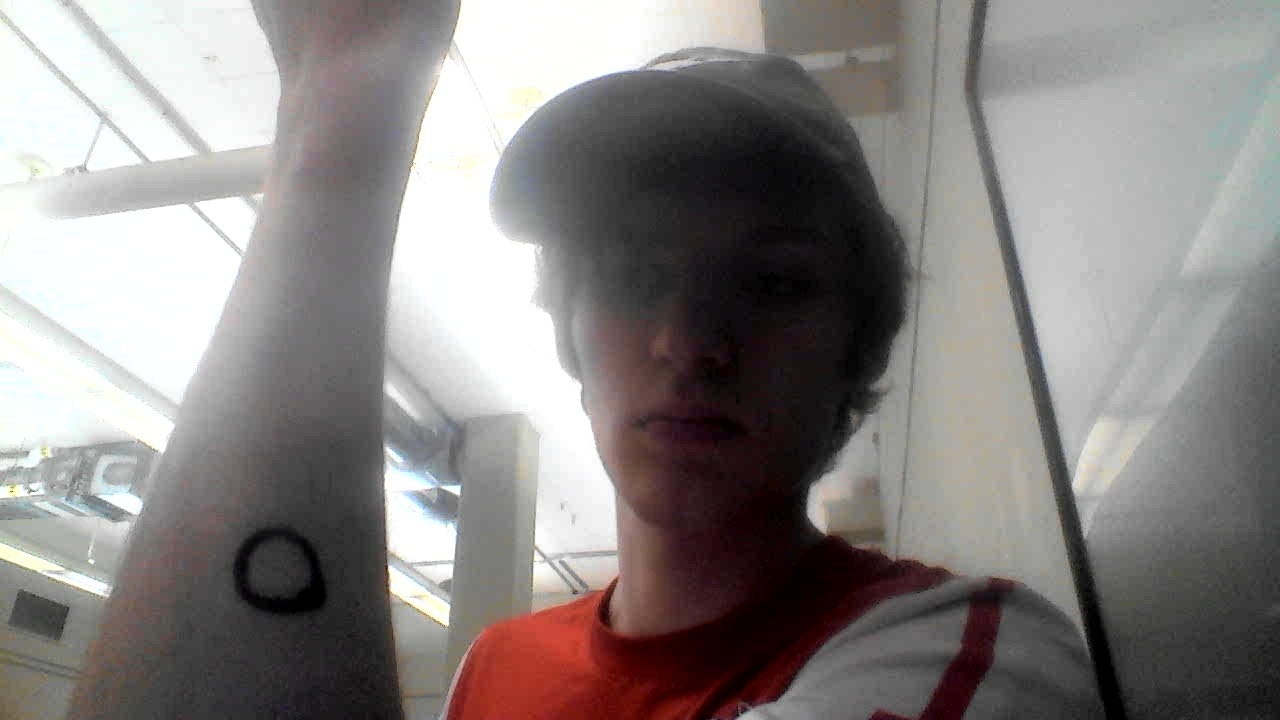
#> input picture images/img.jpg, 1280 x 720 px, given in place of the camera
$ python testWithCamera.py
#> lines starting #> are read from the running program, lines starting #| are printed output that depends on the picture; after the words box and inside, x2 and y2 are one past the last pixel; in counts of white or black regions, pixels touching at a corner belong together
#!/usr/bin/env python
import cv2
import numpy as np
from rich.traceback import install
from meca import Meca

install()
# Initialize camera

def main():
    camera = cv2.VideoCapture(0)
    out = cv2.VideoWriter('output.avi', -1, 20.0, (640,480))
    #meca = Meca()

    while True:
        # Capture frame from camera
        ret, frame = camera.read()
#> frame is the input picture: shape (720, 1280, 3); mean B, G, R 131.1, 132.4, 137.4
        if not ret:
            break
        gray = cv2.cvtColor(frame, cv2.COLOR_BGR2GRAY)
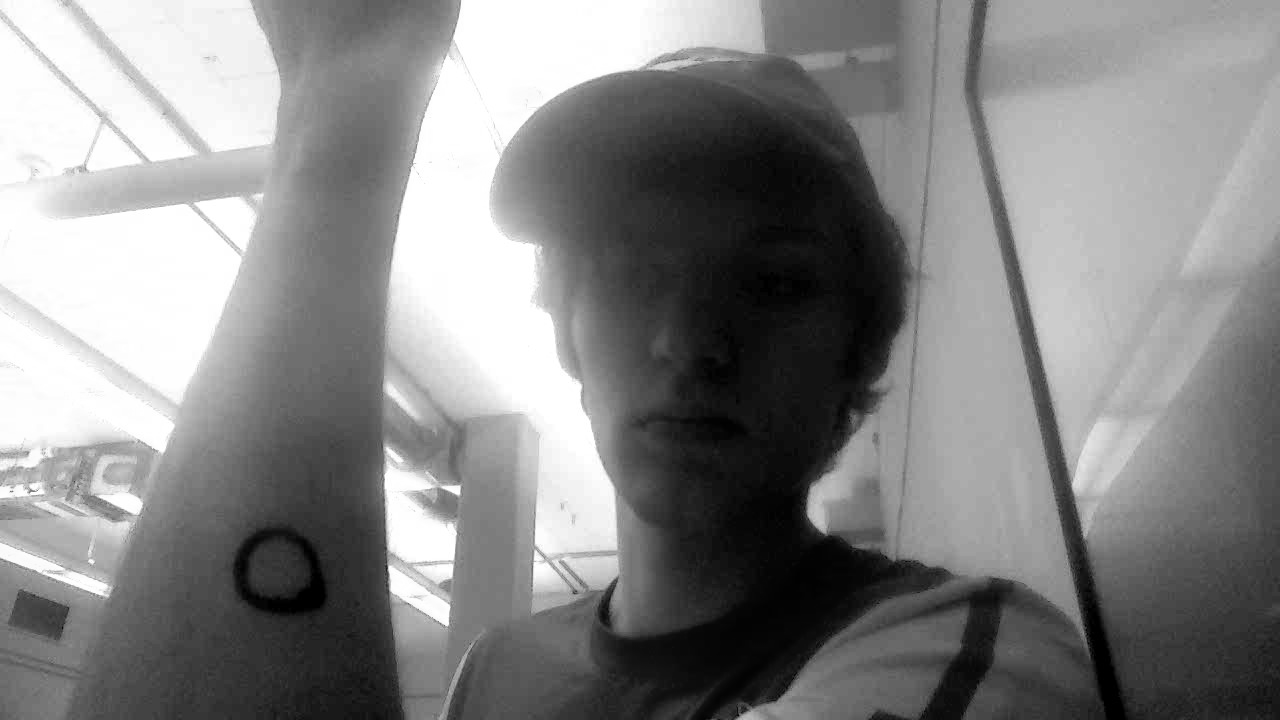
#> gray: shape (720, 1280); min 0, max 255, mean 133.7

        # Apply threshold to isolate red color
        low_red = np.array([0, 0, 180])
        high_red = np.array([100, 100, 255])
        mask = cv2.inRange(frame, low_red, high_red)
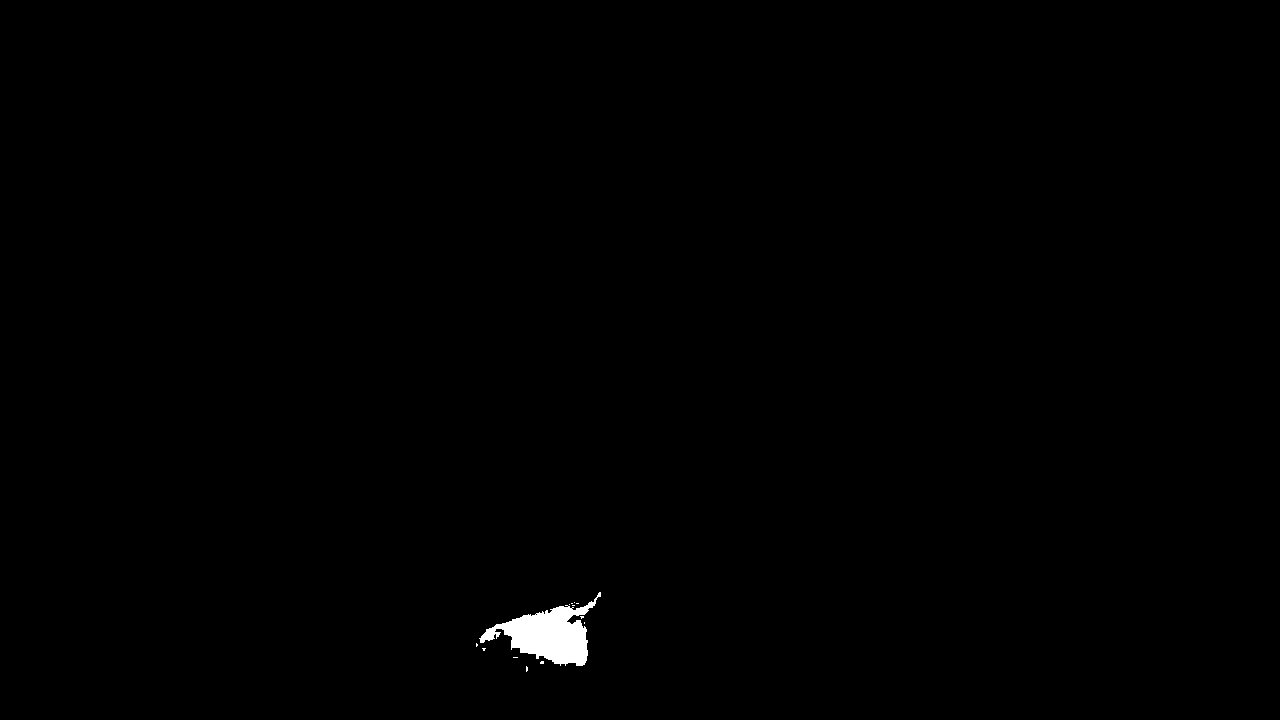
#> mask: shape (720, 1280); 0.43% white; 13 white regions (12 under 20 px)

        # Find contours in the thresholded image
        contours, hierarchy = cv2.findContours(mask, cv2.RETR_TREE, cv2.CHAIN_APPROX_SIMPLE)
#> contours = 14 contours, 13 with area under 20; largest, box (x1, y1, x2, y2) and area: (479, 592, 601, 666) 3644

        # Find the contour with the largest area
        max_area = 0
        max_contour = None
        max_radius = 0
        max_center = None
        for contour in contours:
            area = cv2.contourArea(contour)
            if area > max_area:
                max_area = area
                max_contour = contour
            (x, y), radius = cv2.minEnclosingCircle(contour)
            if radius > max_radius:
                max_radius = radius
                max_center = (int(x), int(y))
#> this loop made 14 passes
#> (area, max_area, x, y, radius, max_radius) on pass 13: (3644.5, 3644.5, 540, 617, 65, 65)
#> after the loop, max_area = 3644.5; max_contour = contour of 245 points, box (x1, y1, x2, y2) (479, 592, 601, 666), area 3644; max_radius = 65

        # Draw a green circle around the red circle area
        if max_center is not None:
            cv2.circle(frame, max_center, int(max_radius), (0, 255, 0), 2)
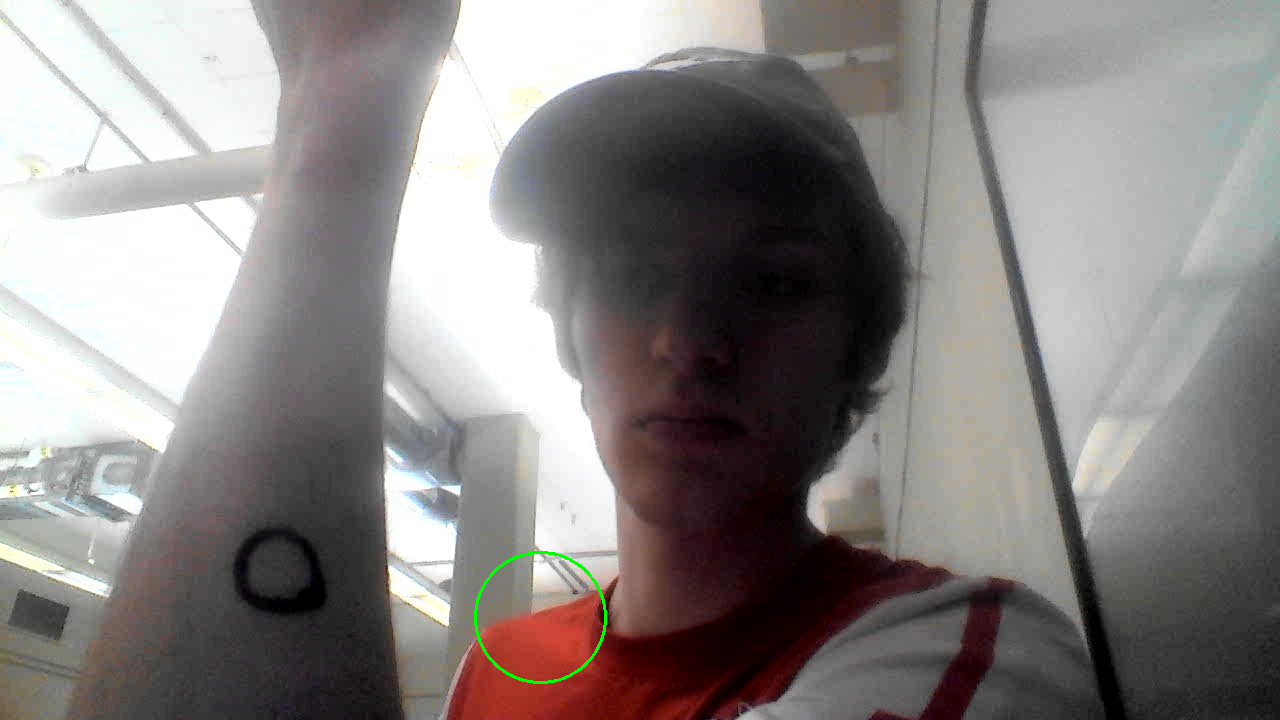
#> frame: shape (720, 1280, 3); 0.13% of pixels changed, all inside (x1, y1, x2, y2) = (474, 551, 607, 684)

        # Find the centroid of the largest contour
        if max_contour is not None:
            moments = cv2.moments(max_contour)
#> moments = moments, m00 3644.5, centre m10/m00, m01/m00 = (548.1, 634.6)
            cx = int(moments['m10'] / moments['m00'])
#> cx = 548
            cy = int(moments['m01'] / moments['m00'])
#> cy = 634
        # Draw a green circle around the red circle area
            # Draw a circle at the centroid
            cv2.circle(frame, (cx, cy), 5, (0, 0, 255), -1)
#> frame: shape (720, 1280, 3); 0.01% of pixels changed, all inside (x1, y1, x2, y2) = (543, 629, 554, 640)

            # Calculate distance from camera
            focal_length = 500  # focal length in mm
            actual_diameter = 20  # actual diameter of the red circle in mm
            pixel_diameter = max_radius*2  # diameter of the red circle in pixels
#> pixel_diameter = 130
            distance = (actual_diameter * focal_length) / pixel_diameter
#> distance = 76.92
            d_cx = (25/62)*((1980/2)-cx)
#> d_cx = 178.2
            d_cy = (25/62)*((1080/2)-cy)
#> d_cy = -37.9
#> (the run stopped early here; a loop or call above may not have finished)
